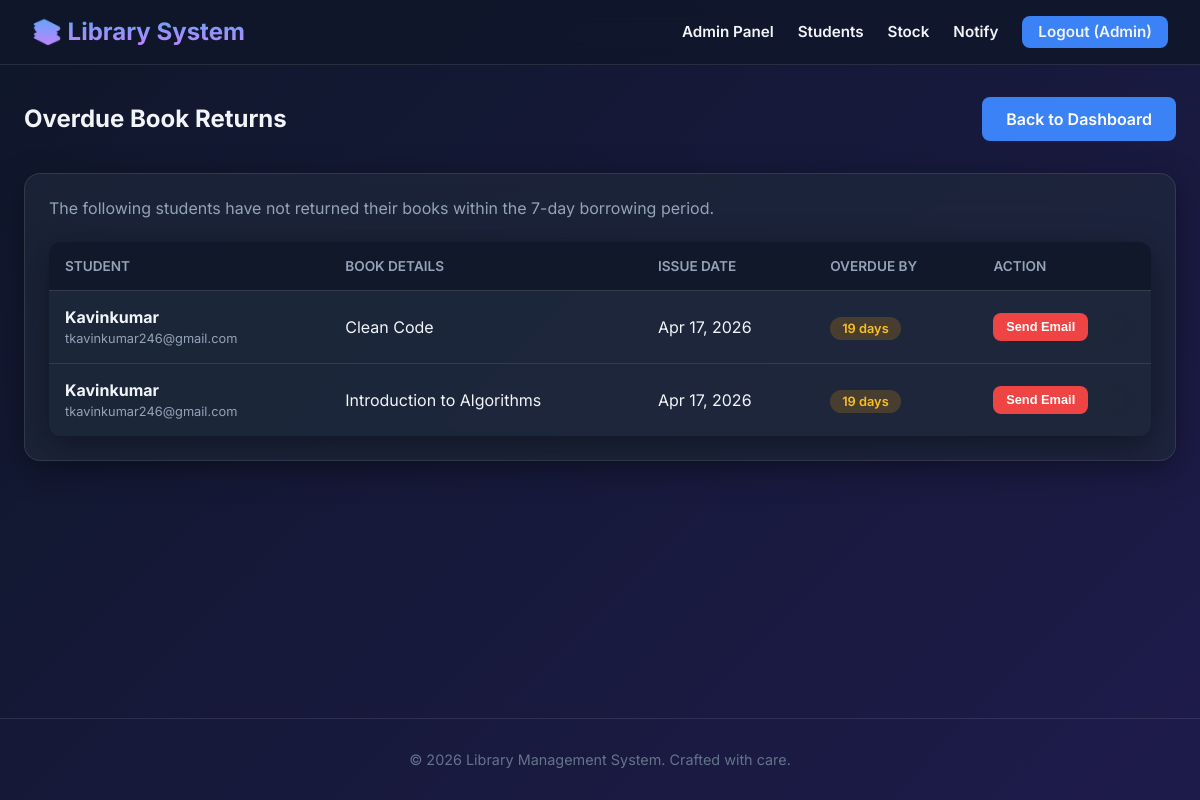
Screenshot of /admin/notify_dues.php (signed in) with the database file from the repository.
### tables this page shows
CREATE TABLE `book_issues` (
  `id` int(11) NOT NULL AUTO_INCREMENT,
  `book_id` int(11) DEFAULT NULL,
  `user_id` int(11) DEFAULT NULL,
  `issue_date` date DEFAULT NULL,
  `return_date` date DEFAULT NULL,
  PRIMARY KEY (`id`)
);

CREATE TABLE `users` (
  `id` int(11) NOT NULL AUTO_INCREMENT,
  `name` varchar(100) DEFAULT NULL,
  `email` varchar(100) DEFAULT NULL,
  `password` varchar(255) DEFAULT NULL,
  `role` enum('admin','librarian','student') DEFAULT NULL,
  `reading_streak` int(11) DEFAULT 0,
  `last_login_date` date DEFAULT NULL,
  PRIMARY KEY (`id`)
);

CREATE TABLE `books` (
  `id` int(11) NOT NULL AUTO_INCREMENT,
  `title` varchar(200) DEFAULT NULL,
  `author` varchar(200) DEFAULT NULL,
  `quantity` int(11) DEFAULT NULL,
  `available_quantity` int(11) DEFAULT NULL,
  `department` varchar(100) DEFAULT 'General',
  `block` varchar(10) DEFAULT 'A',
  `row_num` int(11) DEFAULT 1,
  `column_num` int(11) DEFAULT 1,
  PRIMARY KEY (`id`)
);

### admin/notify_dues.php (the view, shortened to what this page needs)
<?php
include("../config/db.php");
include("../includes/header.php");
?>
<div style="display: flex; justify-content: space-between; align-items: center; margin-bottom: 2rem;">
    <h2>Overdue Book Returns</h2>
    <a href="dashboard.php" class="btn">Back to Dashboard</a>
</div>
<div class="card" style="padding: 1.5rem;">
    <p style="margin-bottom: 1.5rem; color: #94a3b8;">The following students have not returned their books within the 7-day borrowing period.</p>
    <table class="table-premium">
        <thead>
            <tr>
                <th>Student</th>
                <th>Book Details</th>
                <th>Issue Date</th>
                <th>Overdue By</th>
                <th>Action</th>
            </tr>
        </thead>
        <tbody>
            <?php
            $query = "SELECT bi.*, b.title, u.name, u.email
                      FROM book_issues bi
                      JOIN books b ON bi.book_id = b.id
                      JOIN users u ON bi.user_id = u.id
                      WHERE bi.return_date IS NULL AND bi.issue_date < DATE_SUB(CURDATE(), INTERVAL 7 DAY)";
            $res = $conn->query($query);
            if($res->num_rows > 0):
                while($row=$res->fetch_assoc()):
                    $overdue_days = floor((time() - strtotime($row['issue_date'] . ' + 7 days')) / (60 * 60 * 24));
            ?>
                <tr>
                    <td>
                        <strong><?php echo htmlspecialchars($row['name']); ?></strong><br>
                        <span style="font-size:0.8rem; color:#94a3b8;"><?php echo htmlspecialchars($row['email']); ?></span>
                    </td>
                    <td><?php echo htmlspecialchars($row['title']); ?></td>
                    <td><?php echo date('M d, Y', strtotime($row['issue_date'])); ?></td>
                    <td><span class="badge warning"><?php echo max(1, $overdue_days); ?> days</span></td>
                    <td>
                        <form method="POST" style="margin:0; padding:0; background:none; border:none; box-shadow:none;">
                            <button type="submit" class="btn" style="background: var(--danger); padding: 0.4rem 0.8rem; font-size: 0.8rem;">Send Email</button>
                        </form>
                    </td>
                </tr>
            <?php
                endwhile;
            else:
            ?>
                <tr>
                    <td colspan="5" style="text-align: center; padding: 2rem; color: #94a3b8;">No overdue issues right now. Great!</td>
                </tr>
            <?php endif; ?>
        </tbody>
    </table>
</div>
<?php include("../includes/footer.php"); ?>

### includes/style.css (style rules this page uses)
:root { --bg-color: #0f172a; --text-color: #f1f5f9; --primary-color: #3b82f6; --primary-hover: #2563eb; --card-bg: rgba(30, 41, 59, 0.7); --border-color: rgba(255, 255, 255, 0.1); --glass-shadow: 0 8px 32px 0 rgba(0, 0, 0, 0.37); --success: #10b981; --danger: #ef4444; }
* { margin: 0; padding: 0; box-sizing: border-box; }
body { font-family: 'Inter', sans-serif; background: linear-gradient(135deg, #0f172a 0%, #1e1b4b 100%); color: var(--text-color); min-height: 100vh; display: flex; flex-direction: column; }
.card, form { background: var(--card-bg); backdrop-filter: blur(16px); border: 1px solid var(--border-color); border-radius: 16px; padding: 2rem; box-shadow: var(--glass-shadow); margin-bottom: 2rem; animation: fadeIn 0.5s ease-out; }
button, .btn { display: inline-block; background: var(--primary-color); color: white; border: none; padding: 0.75rem 1.5rem; border-radius: 8px; font-weight: 600; cursor: pointer; text-decoration: none; transition: background 0.3s, transform 0.1s; font-size: 1rem; }
.table-premium { width: 100%; border-collapse: collapse; margin-top: 1rem; background: var(--card-bg); border-radius: 12px; overflow: hidden; box-shadow: var(--glass-shadow); }
.table-premium th, .table-premium td { padding: 1rem; text-align: left; border-bottom: 1px solid var(--border-color); }
.table-premium th { background: rgba(15, 23, 42, 0.9); font-weight: 600; color: #94a3b8; text-transform: uppercase; font-size: 0.85rem; }
.table-premium tr:last-child td { border-bottom: none; }
.badge { padding: 0.25rem 0.75rem; border-radius: 9999px; font-size: 0.8rem; font-weight: 600; }
.badge.warning { background: rgba(245, 158, 11, 0.2); color: #fbbf24; }

### rows the page displays
book_issues: user.name "Kavinkumar", user.email "tkavinkumar246@gmail.com", book.title "Clean Code", issue_date "Apr 17, 2026", issue_date "19"
book_issues: user.name "Kavinkumar", user.email "tkavinkumar246@gmail.com", book.title "Introduction to Algorithms", issue_date "Apr 17, 2026", issue_date "19"

### other values shown
$_SESSION['user']['name'] "Admin"
